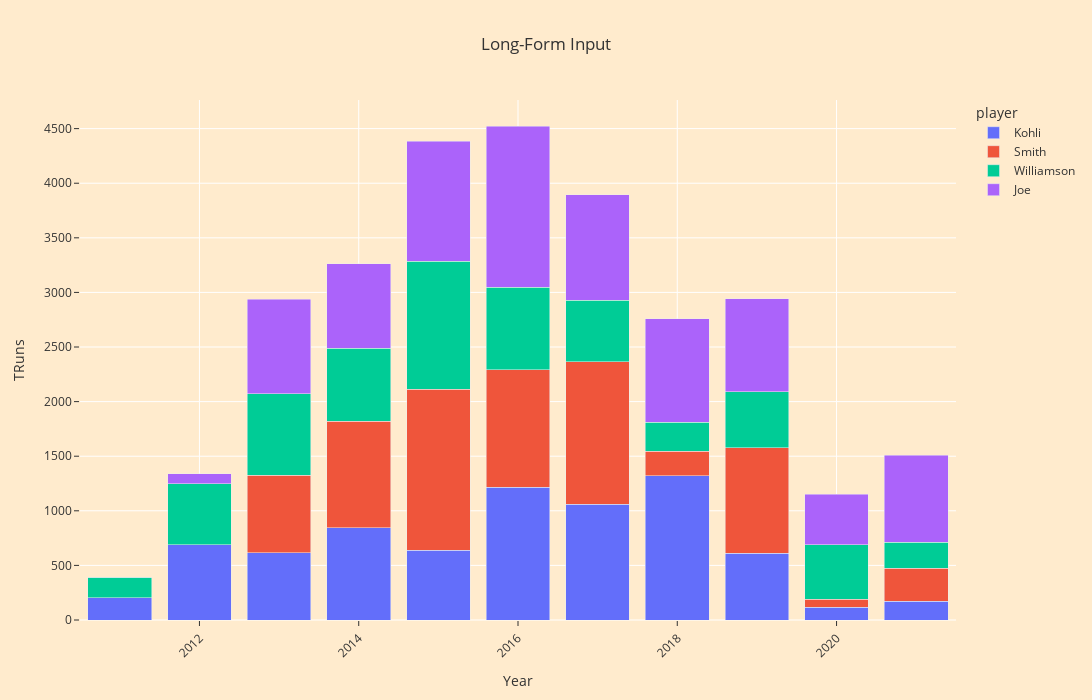

The cell this chart's notebook holds for it:
### Code cell
fig = px.bar(all_players_yearwise, x="Year", y="TRuns", color="player", title="Long-Form Input")

fig.update_layout(barmode='stack', xaxis_tickangle=-45,height=700,width=1400, template = 'ggplot2',
                 plot_bgcolor='blanchedalmond',paper_bgcolor='blanchedalmond')
fig.show()

### Figure 1 — Plotly figure (JSON) as saved in the notebook; plotly's stock layout.template omitted (floating-point values rounded to 4 significant figures)
{"data": [{"alignmentgroup": "True", "hovertemplate": "player=Kohli<br>Year=%{x}<br>TRuns=%{y}<extra></extra>", "legendgroup": "Kohli", "marker": {"color": "#636efa"}, "name": "Kohli", "offsetgroup": "Kohli", "orientation": "v", "showlegend": true, "textposition": "auto", "type": "bar", "x": [2011, 2012, 2013, 2014, 2015, 2016, 2017, 2018, 2019, 2020, 2021], "xaxis": "x", "y": [202, 689, 616, 847, 640, 1215, 1059, 1322, 612, 116, 172], "yaxis": "y"}, {"alignmentgroup": "True", "hovertemplate": "player=Smith<br>Year=%{x}<br>TRuns=%{y}<extra></extra>", "legendgroup": "Smith", "marker": {"color": "#EF553B"}, "name": "Smith", "offsetgroup": "Smith", "orientation": "v", "showlegend": true, "textposition": "auto", "type": "bar", "x": [2011, 2012, 2013, 2014, 2015, 2016, 2017, 2018, 2019, 2020, 2021], "xaxis": "x", "y": [0, 0, 711, 972, 1474, 1079, 1305, 225, 965, 73, 303], "yaxis": "y"}, {"alignmentgroup": "True", "hovertemplate": "player=Williamson<br>Year=%{x}<br>TRuns=%{y}<extra></extra>", "legendgroup": "Williamson", "marker": {"color": "#00cc96"}, "name": "Williamson", "offsetgroup": "Williamson", "orientation": "v", "showlegend": true, "textposition": "auto", "type": "bar", "x": [2011, 2012, 2013, 2014, 2015, 2016, 2017, 2018, 2019, 2020, 2021], "xaxis": "x", "y": [189, 559, 747, 668, 1172, 753, 566, 265, 514, 498, 238], "yaxis": "y"}, {"alignmentgroup": "True", "hovertemplate": "player=Joe<br>Year=%{x}<br>TRuns=%{y}<extra></extra>", "legendgroup": "Joe", "marker": {"color": "#ab63fa"}, "name": "Joe", "offsetgroup": "Joe", "orientation": "v", "showlegend": true, "textposition": "auto", "type": "bar", "x": [2011, 2012, 2013, 2014, 2015, 2016, 2017, 2018, 2019, 2020, 2021], "xaxis": "x", "y": [0, 93, 862, 777, 1098, 1477, 966, 948, 851, 464, 794], "yaxis": "y"}], "layout": {"barmode": "stack", "height": 700, "legend": {"title": {"text": "player"}, "tracegroupgap": 0}, "paper_bgcolor": "blanchedalmond", "plot_bgcolor": "blanchedalmond", "title": {"text": "Long-Form Input"}, "width": 1400, "xaxis": {"anchor": "y", "domain": [0, 1], "tickangle": -45, "title": {"text": "Year"}}, "yaxis": {"anchor": "x", "domain": [0, 1], "title": {"text": "TRuns"}}}}
